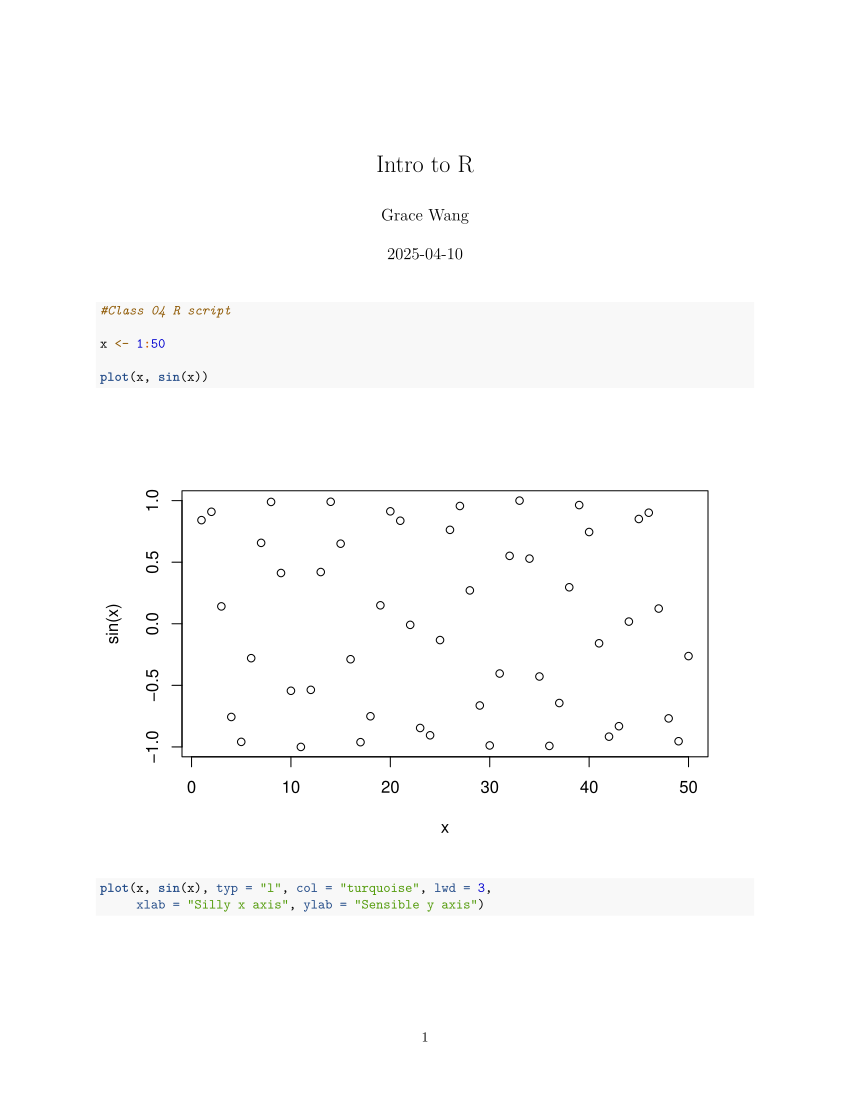

Here is the R script that generated this plot:
#' ---
#' title: "Intro to R"
#' author: "Grace Wang"
#' ---

#Class 04 R script

x <- 1:50

plot(x, sin(x))
plot(x, sin(x), typ = "l", col = "turquoise", lwd = 3, 
     xlab = "Silly x axis", ylab = "Sensible y axis")
